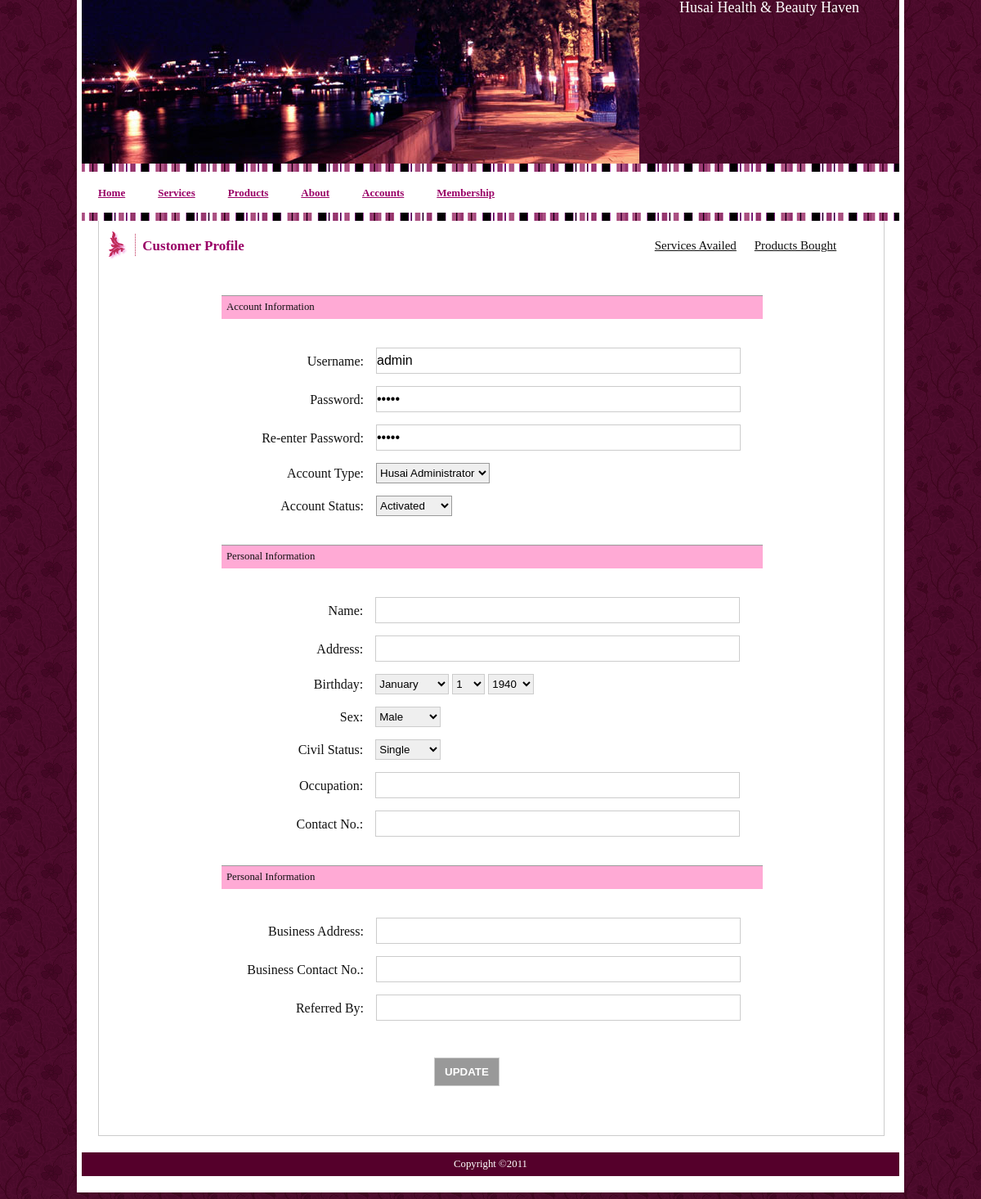
Page /accounts/index.php?id=admin (signed in) on the committed database.
### application/views/accounts/account-view.php (the view, shortened to what this page needs)
<?php
$username = "";
$account_status = "";
$name = "";
$address = "";
$civil_status = "";
$occupation = "";
$contact_no = "";
$business_address = "";
$business_contact_no = "";
$referred_by = "";
$user_id = $_GET['id'];
$results = mysql_query("select * from account where Username = '$user_id'");
while($row = mysql_fetch_array($results)){
	$username = $row['Username'];
	$password = $row['Password'];
	$account_type = $row['Type'];
	$account_status = $row['Status'];
	$name = $row['Name'];
	$address = $row['Address'];
	$civil_status = $row['Civil_Status'];
	$sex = $row['Sex'];
	$occupation = $row['Occupation'];
	$contact_no = $row['Telephone'];
	$business_address = $row['Business_Address'];
	$business_contact_no = $row['Business_Phone'];
	$referred_by = $row['Referred_by'];
}
?>
<!DOCTYPE html PUBLIC "-//W3C//DTD XHTML 1.0 Transitional//EN" "http://www.w3.org/TR/xhtml1/DTD/xhtml1-transitional.dtd">
<html xmlns="http://www.w3.org/1999/xhtml">
<head>
<link rel="stylesheet" type="text/css" href="../css/adminstyle.css" media="screen" />
<link rel="stylesheet" type="text/css" href="../css/customerprofile.css" media="screen" />
<link rel="stylesheet" type="text/css" href="../css/style.css" media="screen" />
</head>
<body>
	<div id = "wrapper">
    	<div id = "header-left">  <img src = "../images/purplelogo.jpg">
        </div>
        <div id = "header-right">Husai Health & Beauty Haven</div>
    	<div id = "upper-nav-border"> <img src = "../images/purplebottom.png"> </div>
    	<div id="nav">
    	  <ul>
    	   <li><a href="../">Home</a></li>
				<li><a href="../services">Services</a></li>
				<li><a href="../products">Products</a></li>
				<li><a href="../about">About</a></li>
				  <?php require '../../application/views/includelinks.php';?>
  	      </ul>
  	    </div>
    	<div id = "upper-nav-border"> <img src = "../images/purplebottom.png"> </div>
        <div id = "content-left-admin">
       	  <table width="929" id = "page-title">
            	<tr>
                	<td width="37"> <img src = "../images/purpletitle.png" /></td>
                    <td width="619">Customer Profile </td>
                    <td width="119" id = "viewSP"><?php echo '<a href="../services-availed/index.php?id='.$username.'&name='.$name.'">'?>Services Availed</a></td>
                    <td width="134" id = "viewSP"><?php echo '<a href="../products-bought/index.php?id='.$username.'&name='.$name.'">'?>Products Bought</a></td>
                </tr>
            </table>
    <p>&nbsp;</p>
    		<form method = "" action = "">
            <p id = "profiletable-header">Account Information</p>
            <table  cellspacing="15" id = "profile-name">
            	<tr>
                	<td width="159" id = "field-name1">Username:</td>
                	<td width="440" id = "field-name2"><input type = "text" name = "username" value="<?php echo $username; ?>"/></td>
                </tr>
                <tr>
                	<td width="159" id = "field-name1">Password:</td>
                	<td width="440" id = "field-name2"><input type = "password" name = "password" value="<?php echo $password; ?>"/></td>
                </tr>
                <tr>
                	<td width="159" id = "field-name1">Re-enter Password:</td>
                	<td width="440" id = "field-name2"><input type = "password" name = "password2" value="<?php echo $password; ?>" /></td>
                </tr>
            	<tr>
                	<td id = "field-name1">Account Type:</td>
                	<td id = "field-name2" align="left"><select name="account_type">
								<option value = "Husai Administrator" <?php if($account_type=='Husai Administrator'){echo 'selected="selected"'; }?>>Husai Administrator</option>
							</select> <br /></td>
                </tr>
                <tr>
                	<td id = "field-name1">Account Status:</td>
                	<td id = "field-name2" align="left"><select name="account_status"	>
								<option value = "Activated" <?php if($account_status=='Activated'){echo 'selected="selected"'; }?> >Activated</option>
							</select> <br /></td>
                </tr>
             </table>
       <p id = "profiletable-header">Personal Information</p>
             <table id = "profile-name" cellspacing="15">
            	<tr>
                	<td width="158" id = "field-name1">Name:</td>
                	<td width="441" id = "field-name2"><input type = "text" name = "customername" value="<?php echo $name; ?>"/></td>
                </tr>
            	<tr>
                	<td id = "field-name1">Address:</td>
                	<td id = "field-name2"><input type = "text" name = "address" value="<?php echo $address; ?>"/></td>
                </tr>
                <tr>
                	<td id = "field-name1">Birthday:</td>
                	<td id = "field-name2" align="left"><select name="bmonth" class="date" id="month">
								<option value="1">January</option>
							</select> <label for="bday"></label> <select name="bday"
								class="date" id="day">
								<?php
								for($i=1; $i<=31; $i++){
									echo "<option>".$i."</option>";
								}
								?>
							</select> <label for="byear"></label> <select name="byear"
								class="date" id="year">
								<?php
								for($i=1940; $i<=2020; $i++){
									echo "<option>".$i."</option>";
								}
								?>
							</select> <br /></td>
                </tr>
                <tr>
                	<td id = "field-name1">Sex:</td>
                	<td id = "field-name2" align="left"><select name="civilStatus" id="status">
								<option value = "Male" <?php if($sex=='Male'){echo 'selected="selected"'; }?> >Male</option>
							</select> <br /></td>
                </tr>
                <tr>
                	<td id = "field-name1">Civil Status:</td>
                	<td id = "field-name2" align="left"><select name="civilStatus" id="status">
								<option value = "Single" <?php if($civil_status=='Single'){echo 'selected="selected"'; }?> >Single</option>
							</select> <br /></td>
                </tr>
                <tr>
                	<td id = "field-name1">Occupation:</td>
                	<td id = "field-name2"><input type = "text" name = "occupation" value="<?php echo $occupation; ?>"/></td>
                </tr>
                <tr>
                	<td id = "field-name1">Contact No.:</td>
                	<td id = "field-name2"><input type = "text" name = "contact"  value="<?php echo $contact_no; ?>" /></td>
                </tr>
              </table>
              <p id = "profiletable-header">Personal Information</p>
              <table id = "profile-name" cellspacing="15">
             	<tr>
                	<td width="160" id = "field-name1">Business Address:</td>
                	<td width="439" id = "field-name2"><input type = "text" name = "businessaddress" value="<?php echo $business_address; ?>"/></td>
                </tr>
                <tr>
                	<td id = "field-name1">Business Contact No.:</td>
                	<td id = "field-name2"><input type = "text" name = "businesscontact" value="<?php echo $business_contact_no; ?>" /></td>
                </tr>
                <tr>
                	<td id = "field-name1">Referred By:</td>
                	<td id = "field-name2"><input type = "text" name = "referencedby" value="<?php echo $referred_by; ?>" /></td>
                </tr>
             </table>
             <input type = "submit" value = "UPDATE" name = "update" id = "updatecustomerbutton">
            </form>
        </div>
        <div id = "footer">
        	<p id="fw-foottext" class="fw-footertext">Copyright ©2011</p>
        </div>
    </div>
</body>
</html>

### web/css/adminstyle.css (style rules this page uses)
#content-left-admin { width:940px; height:100%; padding:10px 10px; margin:20px 20px; margin-top:0px; border-right:1px #CCC solid; border-bottom:1px #CCC solid; border-left:1px #CCC solid; padding-bottom:30px; }
#account-search input, select { border:1px #999 solid; height:25px; }
#service-search input, select { border:1px #999 solid; height:25px; }
#month { border:1px #CCC solid; height:25px; width:90px; }
#day { border:1px #CCC solid; height:25px; width:40px; }
#year { border:1px #CCC solid; height:25px; width:56px; }
#status { border:1px #CCC solid; height:25px; width:80px; }
#profile-name { margin-left:140px; text-align:center; width:650px; }
#field-name1 { font-size:16px; text-align:right; }
#field-name2 { font-size:16px; text-align:left; }
#profiletable-header { width:650px; height:20px; margin:20px 140px; background-color:#FFAAD5; border-top:1px #999 solid; padding:4px 6px; }
#viewSP { color:#000; font-size:15px; font-weight:normal; }

### web/css/customerprofile.css (style rules this page uses)
#field-name1 { font-size:16px; text-align:right; }
#field-name2 input { font-size:16px; text-align:left; border: 1px #CCC solid; height:30px; width:444px; }
#profile-name { margin-left:140px; text-align:center; width:650px; }
#updatecustomerbutton { border: 1px #CCC solid; height:35px; width:80px; background-color:#999; color:#FFF; margin:30px 400px; font-weight:bold; }

### web/css/style.css (style rules this page uses)
* { margin:0; padding:0; border:0; }
html { font:normal .8em/1.5em Georgia, serif; color:#111; background:#fff }
a { color:#111; text-decoration:underline }
body { background-image: url("../images/purplebg.png"); padding-bottom:30px; }
#wrapper { background-color:#FFF; width:1000px; height:100%; margin:0px auto; padding:0 6px; padding-bottom:20px; }
#header-left { width:682px; height:200px; float:left; }
#header-right { float:right; width:318px; height:200px; background-image:url(../images/purplebg.png); color:#FFF; text-align:center; font-size:18px; }
#upper-nav-border { clear:both; background-image:url(../images/purplebottom.png); }
#nav { clear:both; margin:10px 0; margin-bottom:50px; }
#nav ul { clear:both; width:100%; }
#nav ul li { clear:both; display:inline; }
#nav ul li a { padding:6px 20px; float:left; font-size:13px; font-weight:bold; color:#906; }
#page-title { color:#906; font-size:17px; font-weight:bold; }
#footer { clear:both; padding-top:5px; text-align:center; color:#FFF; margin-bottom:0px; background-color:#55002B; height:24px; }

### rows in the picture
account: username "admin", account_type "Husai Administrator", account_status "Activated", civilStatus "Male", civilStatus "Single"

### other values in the picture
form field bday "1"
form field byear "1940"
